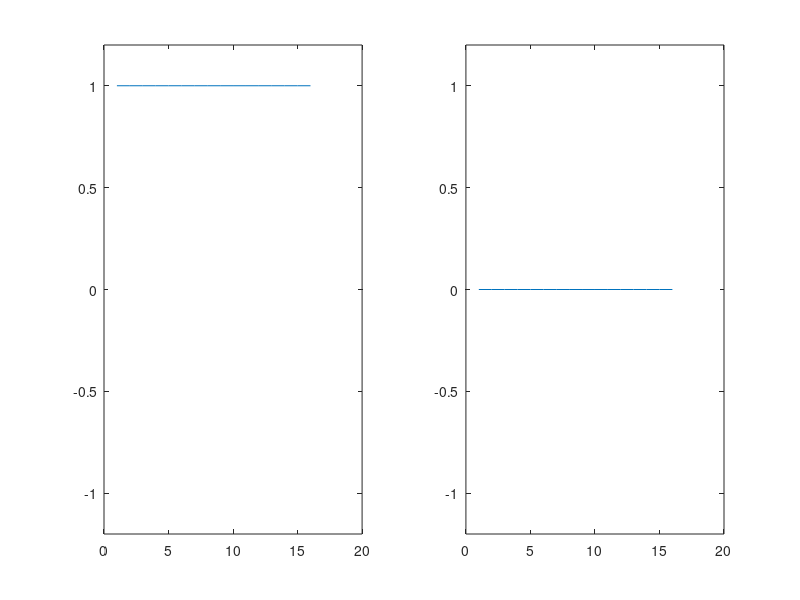
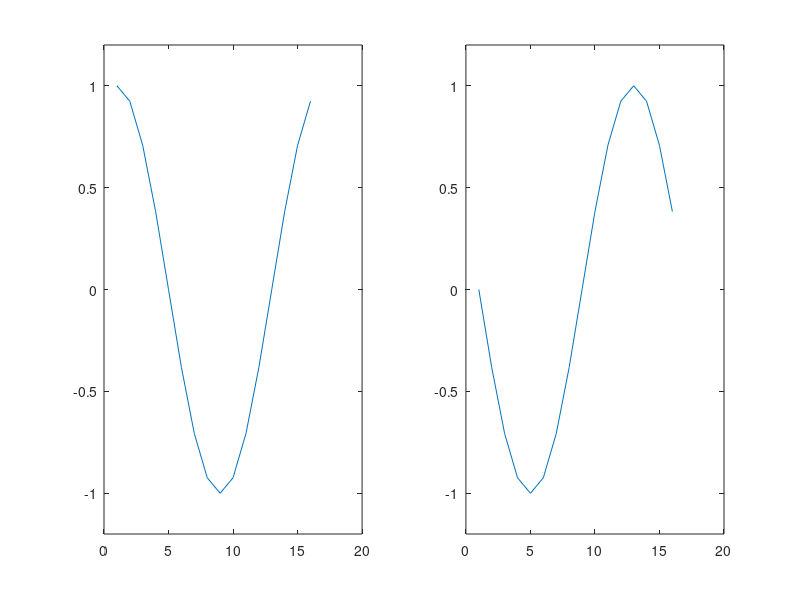
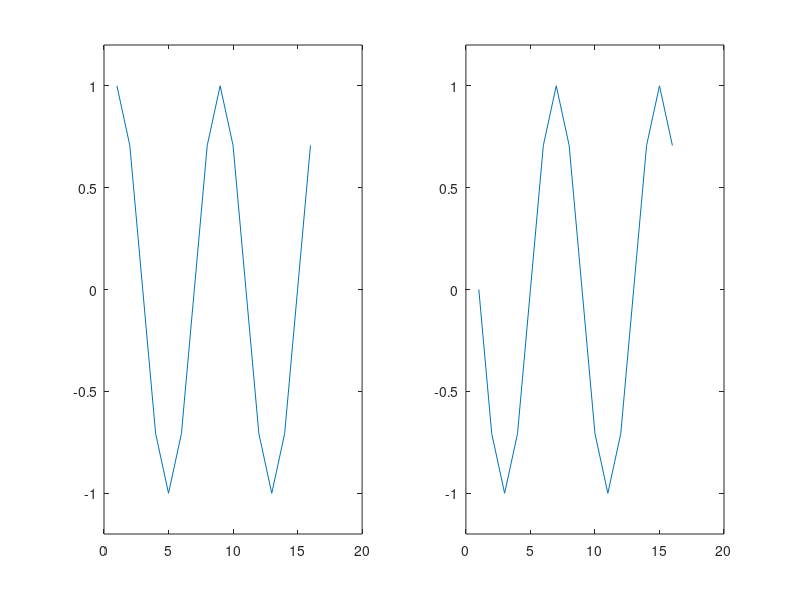
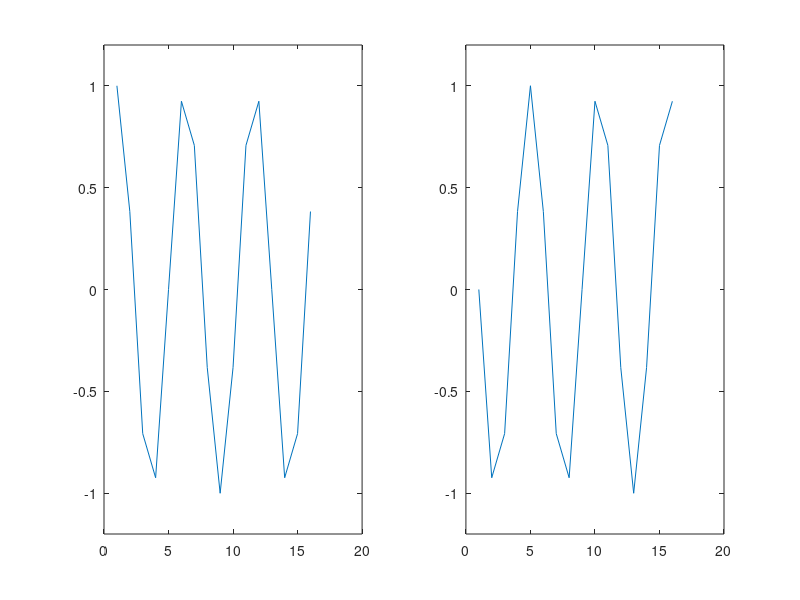

The MATLAB script that drew these images, in order:
%   Formulaci?n b?sica
%   F(n/[N*Ts]) = F(n*fs/N) = (1/N)*sumatory[ m(k*Ts)* exp(-j*2*pi*n*k/N) ]
%   for k = 0 to N-1  with  n = 0, 1, ..., N-1

%   N   = Number of samples = []
%   Ts  = sampling period = [s]
%   fs  = sampling frequency = 1/Ts = [Hz]
%   n   = index of frequecy = []
%   m(k*Ts) = sample taken in instant k*Ts

clear all 
close all 

fs  = 10;   %[Hz] sampling frequency
N   = 16;
Ts  = 1/fs; %[s] sampling period
tt  = (N-1)*Ts  %[s] signal duration 
k   = 0:N-1;

fc  = 1.25;    %[Hz] signal frequency
t   = k*Ts;
x   = 6*sin(2*pi*fc*t); % = x(2*pi*fc*k*Ts) => m(k*Ts)


%   "n" parameter acts as index to obtain different frequencies of study
%   F(0*fs/N), F(1*fs/N), F(2*fs/N), ... , F([N-1]*fs/N)

limx = [-1.2, 1.2];
limy = [-1.2, 1.2];

X = zeros(1, N);
vectorf = zeros(1,N);

for n = 0:N-1;
    
    kernel = exp(-j*2*pi*n*k/N);
    X(n+1) = (1/N)*sum(x.*kernel);
    vectorf(n+1) = n*fs/N; 
    
    
    figure
    subplot(1, 2, 1)
    plot(real(kernel))
    ylim(limy)
    subplot(1, 2, 2)
    plot(imag(kernel))
    ylim(limy)
end

limy = [min(x), max(x)];
absX = abs(X);
figure
subplot(1, 3, 1)
plot(t, x);
ylim(limy);
subplot(1, 3, 2)
plot(vectorf, absX);
subplot(1, 3, 3)
stem(vectorf(1:N/2), absX(1:N/2));
ylim(limy);










